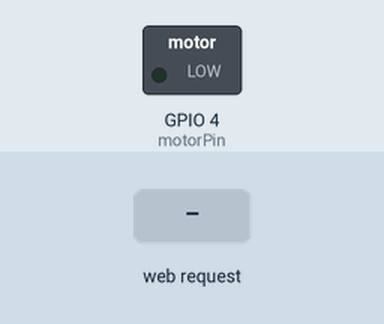
Bench run of a sketch on a simulated ESP32. Parts: switched loads named in the sketch (green lamp = pin HIGH). The test bench sets the inputs (shaded band). WiFi joins after 1.5 s; servers stay silent unless stated; what the sketch prints to the serial monitor is not drawn.

Above: at 2.7 s.
2.8 s: HTTP request GET /vibrate received
At 3.2 s:
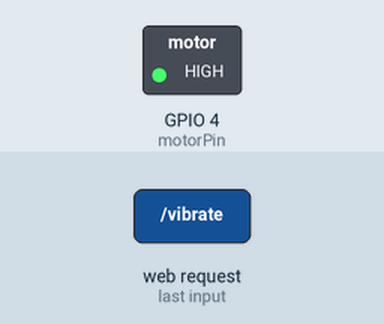
4.8 s: HTTP request GET /pattern?on=true received
At 6.1 s:
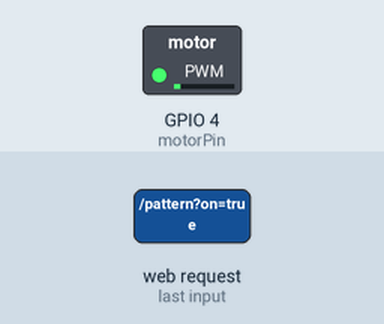
6.4 s: HTTP request GET /pattern received
At 7.0 s:
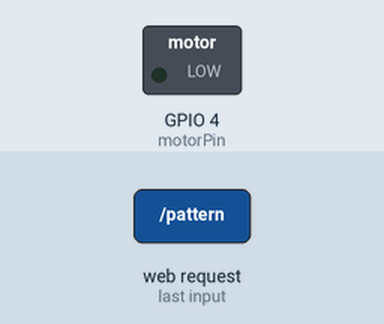
7.9 s: HTTP request GET /vibrate?on=true received
At 8.3 s:
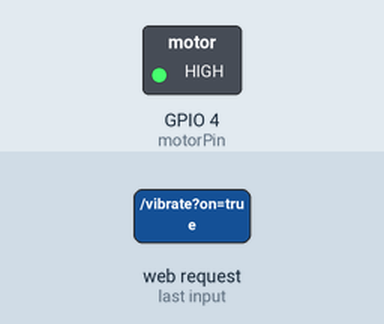
Timing chart, 0 to 10.9 s (numbered marks = the images above; inputs shaded):
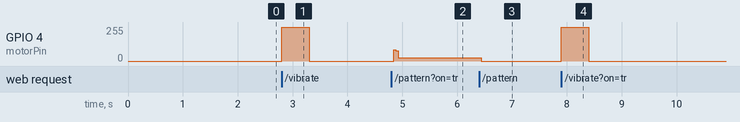

The sketch:

haptics-wifi.ino
```cpp
#include <WiFi.h>
#include <WebServer.h>

// make sure the USB CDC on boot is enabled to read the serial monitor with the IP
// install esp32 board for the c3 dev module

//use the same wifi the laptop will be using
const char* ssid = "Co-Intend_2.4";
const char* password = "NeuroDiversity2026";

WebServer server(80);

#define motorPin 4

void vibrate() {
  Serial.println("Vibrate!");

  digitalWrite(motorPin, HIGH);
  Serial.println("HIGH");

  delay(500);

  digitalWrite(motorPin, LOW);
  Serial.println("LOW");

  server.send(200, "text/plain", "OK");
}

bool patternEnabled = false;
int patternDuration = 250;
int patternInterval = 400;

void vibratePattern(boolean on, int duration, int interval) {
  patternEnabled = on;
  patternDuration = duration;
  patternInterval = interval;

  Serial.print("Pattern enabled: ");
  Serial.println(patternEnabled ? "true" : "false");
  Serial.print("Pattern duration: ");
  Serial.println(patternDuration);
  Serial.print("Pattern interval: ");
  Serial.println(patternInterval);

  server.send(200, "text/plain", "OK");
}

void setup() {
  Serial.begin(115200);

  pinMode(motorPin, OUTPUT);
  digitalWrite(motorPin, LOW);

  WiFi.begin(ssid, password);

  Serial.print("Verbinden met WiFi");

  while (WiFi.status() != WL_CONNECTED) {
    delay(500);
    Serial.print(".");
  }

  Serial.println();
  Serial.print("Verbonden! IP-adres: ");
  Serial.println(WiFi.localIP());
  // arduino will print the IP address in the serial monitor, this should be the same in the motor.js file in vsc

  server.on("/vibrate", vibrate);
  server.on("/pattern", []() {
    boolean on = server.arg("on").equalsIgnoreCase("true");
    int duration = server.arg("duration").toInt();
    int interval = server.arg("interval").toInt();

    vibratePattern(on, duration, interval);
  });

  server.begin();
  Serial.println("Webserver gestart");
}

void loop() {
  server.handleClient();

  if (patternEnabled) {
    digitalWrite(motorPin, HIGH);
    Serial.println("HIGH");
    delay(patternDuration);

    digitalWrite(motorPin, LOW);
    Serial.println("LOW");
    delay(patternInterval);
  }
}
```

Measured:
- after the input at 2.8 s, GPIO 4 (motorPin): 0/255 → 255/255 at once, → 0/255 0.50 s later
- after the input at 4.8 s, GPIO 4 (motorPin): 0/255 → 26/255 at once
- after the input at 6.4 s, GPIO 4 (motorPin): 26/255 → 0/255 at once
- after the input at 7.9 s, GPIO 4 (motorPin): 0/255 → 255/255 at once, → 0/255 0.50 s later
